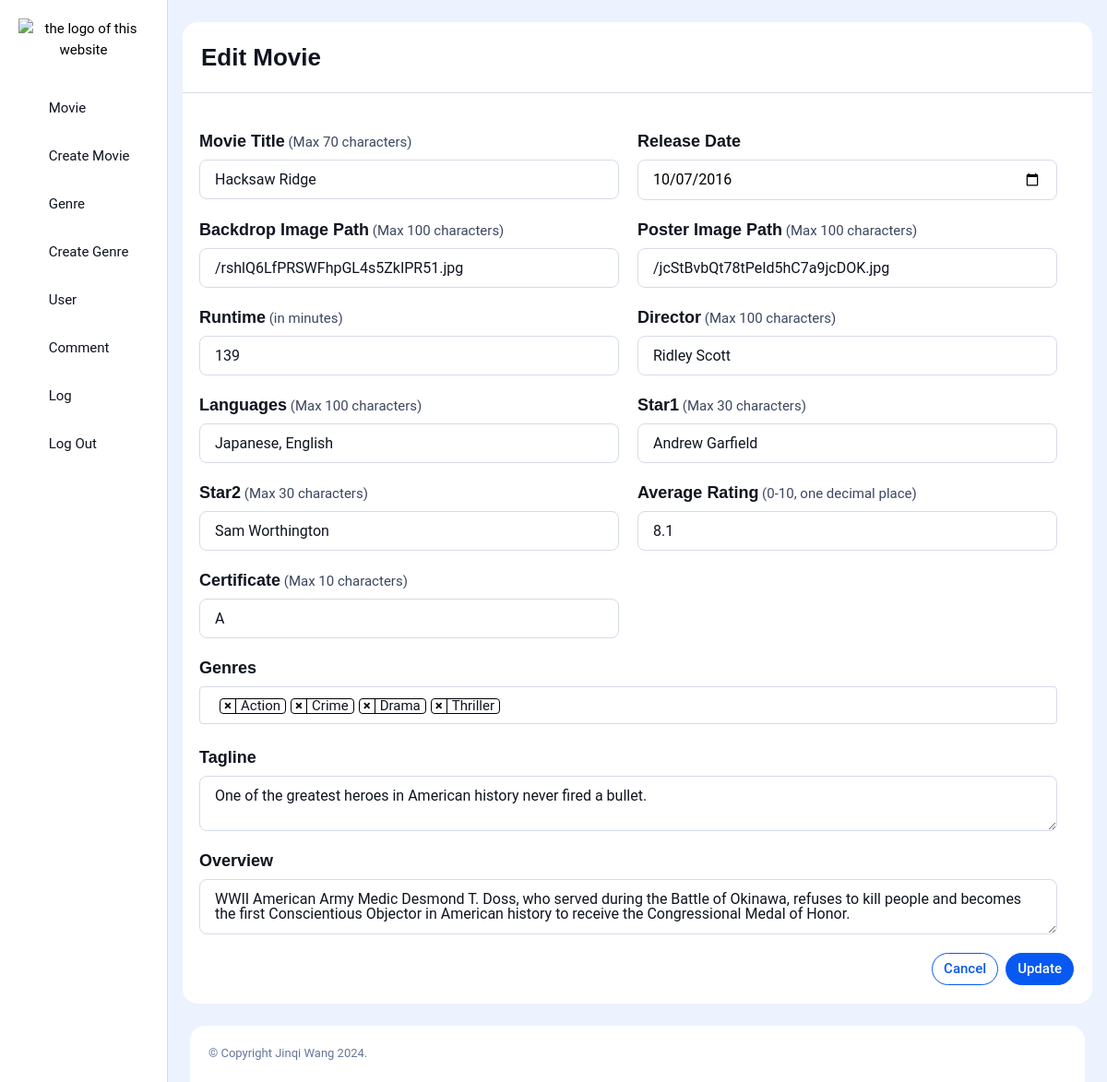
Page /edit/3 (signed in) on the committed database.
### app/models.py (models this page shows)
class Movie(db.Model):
    id = db.Column(db.Integer, autoincrement=True, primary_key=True)
    movie_title = db.Column(db.String(70), nullable=False)
    release_date = db.Column(db.Date, nullable=False)
    runtime = db.Column(db.Integer, nullable=False)
    overview = db.Column(db.Text, nullable=False)
    tagline = db.Column(db.Text, nullable=False)
    backdrop_path = db.Column(db.String(100), nullable=False)
    poster_path = db.Column(db.String(100), nullable=False)
    spoken_languages = db.Column(db.String(100), nullable=False)
    director = db.Column(db.String(100), nullable=False)
    average_rating = db.Column(db.Float, nullable=False)
    certificate = db.Column(db.String(10), nullable=False)
    star1 = db.Column(db.String(30), nullable=False)
    star2 = db.Column(db.String(30), nullable=False)
    genres = db.relationship('Genre', secondary=movie_genre,
                             backref='belong_genre')

### app/views.py (the view, shortened to what this page needs)
@app.route('/edit/<int:movie_id>', methods=['GET', 'POST'])
def edit(movie_id):
    userid = session.get('userid')
    if userid is None:
        return redirect(url_for('login'))
    role = session.get('role')
    if (role == 'user'):
        return redirect(url_for('index'))
    app.logger.info("The movie edit page is requested")
    try:
        user_id = session.get('userid')
        movie = Movie.query.filter_by(id=movie_id).first()
        form = CreateMovieForm(obj=movie)
        form.genres.data = [genre.name for genre in movie.genres]
        movie_data = {
            'movie_title': movie.movie_title,
            'release_date': movie.release_date,
            'runtime': movie.runtime,
            'overview': movie.overview,
            'tagline': movie.tagline,
            'backdrop_path': movie.backdrop_path,
            'poster_path': movie.poster_path,
            'spoken_languages': movie.spoken_languages,
            'director': movie.director,
            'average_rating': movie.average_rating,
            'certificate': movie.certificate,
            'star1': movie.star1,
            'star2': movie.star2
        }
        return render_template('editMovie.html',
                               title='Edit Assessment',
                               form=form)
    except Exception as e:
        app.logger.error(f"An error appears when loading the movie edit page：{str(e)}")

### app/templates/editMovie.html (shortened to what this page needs)
<!DOCTYPE html>
<html lang="en">
<head>
    <link rel="stylesheet" href="../static/css/bootstrap.min.css">
    <link href="../static/css/select2.min.css" rel="stylesheet" />
    <link rel="stylesheet" href="../static/css2/main.css">
    <link rel="stylesheet" href="../static/phosphor-icons/Fonts/regular/style.css">
</head>
<body>
<aside class="sidebar">
    <div class="sidebar__logo text-center p-20 position-sticky inset-block-start-0 bg-white w-100 z-1 pb-10">
        <img src="../static/img/logo.png" alt="the logo of this website">
    </div>
    <div class="sidebar-menu-wrapper overflow-y-auto scroll-sm">
        <div class="p-10 pt-10">
            <ul class="sidebar-menu">
                <li class="sidebar-menu__item">
                    <li class="sidebar-menu__item">
                    <a href="/manageMovie" class="sidebar-menu__link">
                        <span class="icon"><i class="ph ph-clipboard-text"></i></span>
                        <span class="text">Movie</span>
                    </a>
                </li>
                <li class="sidebar-menu__item">
                    <a href="/createMovie" class="sidebar-menu__link">
                        <span class="icon"><i class="ph ph-bookmarks"></i></span>
                        <span class="text">Create Movie</span>
                    </a>
                </li>
                <li class="sidebar-menu__item">
                    <a href="/manageGenre" class="sidebar-menu__link">
                        <span class="icon"><i class="ph ph-list-bullets"></i></span>
                        <span class="text">Genre</span>
                    </a>
                </li>
                <li class="sidebar-menu__item">
                    <a href="/create_genre" class="sidebar-menu__link">
                        <span class="icon"><i class="ph ph-list-plus"></i></span>
                        <span class="text">Create Genre</span>
                    </a>
                </li>
                <li class="sidebar-menu__item">
                    <a href="/manageUser" class="sidebar-menu__link">
                        <span class="icon"><i class="ph ph-user-list"></i></span>
                        <span class="text">User</span>
                    </a>
                </li>
                <li class="sidebar-menu__item">
                    <a href="/manage_comment" class="sidebar-menu__link">
                        <span class="icon"><i class="ph ph-file-text"></i></span>
                        <span class="text">Comment</span>
                    </a>
                </li>
                <li class="sidebar-menu__item">
                    <a href="/userLog" class="sidebar-menu__link">
                        <span class="icon"><i class="ph ph-user"></i></span>
                        <span class="text">Log</span>
                    </a>
                </li>
                <li class="sidebar-menu__item">
                    <a href="/logout" class="sidebar-menu__link">
                        <span class="icon"><i class="ph ph-sign-out"></i></span>
                        <span class="text">Log out</span>
                    </a>
                </li>
            </ul>
        </div>
    </div>
</aside>
<div class="dashboard-main-wrapper">
    <div class="dashboard-body">
        <div class="card">
            <div class="card-header border-bottom border-gray-100 flex-align gap-8">
                <h1 class="h3 mb-0">Edit Movie</h1>
            </div>
            <div class="card-body">
                <form action="#" method="post" name="createMovie">
                    <div class="row gy-20">
                        <div class="row g-20">
                            <div class="col-sm-6">
                                <span for="{{ form.movie_title.id }}" class="h5 mb-8 fw-semibold font-heading">{{ form.movie_title.label }}</span>
                                <span class="text-gray-400">(Max 70 characters)</span>
                                <div class="position-relative">
                                    {{ form.movie_title(class="placeholder-15 form-control py-11 pe-16",
                                           placeholder="The title of the movie", required=False)}}
                                </div>
                            </div>
                            <div class="col-sm-6">
                                <span for="{{ form.release_date.id }}" class="h5 mb-8 fw-semibold font-heading">{{ form.release_date.label }}</span>
                                <div class="position-relative">
                                    {{ form.release_date(class="form-control py-11 pe-16",required=True)}}
                                </div>
                            </div>
                            <div class="col-sm-6">
                                <span for="{{ form.backdrop_path.id }}" class="h5 mb-8 fw-semibold font-heading">{{ form.backdrop_path.label }}</span>
                                <span class="text-gray-400">(Max 100 characters)</span>
                                <div class="position-relative">
                                    {{ form.backdrop_path(class="placeholder-15 form-control py-11 pe-16",
                                             placeholder="The backdrop path of the movie",required=False)}}
                                </div>
                            </div>
                            <div class="col-sm-6">
                                <span for="{{ form.poster_path.id }}" class="h5 mb-8 fw-semibold font-heading">{{ form.poster_path.label }}</span>
                                <span class="text-gray-400">(Max 100 characters)</span>
                                <div class="position-relative">
                                    {{ form.poster_path(class="placeholder-15 form-control py-11 pe-16",
                                             placeholder="The poster path of the movie",required=False)}}
                                </div>
                            </div>
                            <div class="col-sm-6">
                                <span for="{{ form.runtime.id }}" class="h5 mb-8 fw-semibold font-heading">{{ form.runtime.label }}</span>
                                <span class="text-gray-400">(in minutes)</span>
                                <div class="position-relative">
                                    {{ form.runtime(class="placeholder-15 form-control py-11 pe-16",
                                             placeholder="The module code of the movie",required=False)}}
                                </div>
                            </div>
                            <div class="col-sm-6">
                                <span for="{{ form.director.id }}" class="h5 mb-8 fw-semibold font-heading">{{ form.director.label }}</span>
                                <span class="text-gray-400">(Max 100 characters)</span>
                                <div class="position-relative">
                                    {{ form.director(class="placeholder-15 form-control py-11 pe-16",
                                             placeholder="The director of the movie",required=False)}}
                                </div>
                            </div>
                            <div class="col-sm-6">
                                <span for="{{ form.spoken_languages.id }}" class="h5 mb-8 fw-semibold font-heading">{{ form.spoken_languages.label }}</span>
                                <span class="text-gray-400">(Max 100 characters)</span>
                                <div class="position-relative">
                                    {{ form.spoken_languages(class="placeholder-15 form-control py-11 pe-16",
                                             placeholder="The languages of the movie",required=False)}}
                                </div>
                            </div>
                            <div class="col-sm-6">
                                <span for="{{ form.star1.id }}" class="h5 mb-8 fw-semibold font-heading">{{ form.star1.label }}</span>
                                <span class="text-gray-400">(Max 30 characters)</span>
                                <div class="position-relative">
                                    {{ form.star1(class="placeholder-15 form-control py-11 pe-16",
                                             placeholder="The first star in the movie",required=False)}}
                                </div>
                            </div>
                            <div class="col-sm-6">
                                <span for="{{ form.star2.id }}" class="h5 mb-8 fw-semibold font-heading">{{ form.star2.label }}</span>
                                <span class="text-gray-400">(Max 30 characters)</span>
                                <div class="position-relative">
                                    {{ form.star2(class="placeholder-15 form-control py-11 pe-16",
                                             placeholder="The second start in the movie",required=False)}}
                                </div>
                            </div>
                            <div class="col-sm-6">
                                <span for="{{ form.average_rating.id }}" class="h5 mb-8 fw-semibold font-heading">{{ form.average_rating.label }}</span>
                                <span class="text-gray-400">(0-10, one decimal place)</span>
                                <div class="position-relative">
                                    {{ form.average_rating(class="placeholder-15 form-control py-11 pe-16",
                                             placeholder="The average rating of the movie",required=False)}}
                                </div>
                            </div>
                            <div class="col-sm-6">
                                <span for="{{ form.certificate.id }}" class="h5 mb-8 fw-semibold font-heading">{{ form.certificate.label }}</span>
                                <span class="text-gray-400">(Max 10 characters)</span>
                                <div class="position-relative">
                                    {{ form.certificate(class="placeholder-15 form-control py-11 pe-16",
                                             placeholder="The average rating of the movie",required=False)}}
                                </div>
                            </div>
                            <div class="col-sm-12">
                                <span for="{{ form.genres.id }}" class="h5 mb-8 fw-semibold font-heading">{{ form.genres.label }}</span>
                                <div class="position-relative">
                                </div>
                            </div>
                            <div class="col-sm-12">
                                <span for="{{ form.tagline.id }}" class="h5 mb-8 fw-semibold font-heading">{{ form.tagline.label }}</span>
                                <div class="position-relative">
                                    {{ form.tagline(class="text-counter placeholder-15 form-control pe-16",
                                           placeholder="The tagline of the movie", required=False) }}
                                </div>
                            </div>
                            <div class="col-sm-12">
                                <span for="{{ form.overview.id }}" class="h5 mb-8 fw-semibold font-heading">{{ form.overview.label }}</span>
                                <div class="position-relative">
                                    {{ form.overview(class="text-counter placeholder-15 form-control pe-16",
                                           placeholder="The overview of the movie", required=False) }}
                                </div>
                            </div>
                        </div>
                        <div class="flex-align justify-content-end gap-8">
                            <a href="" class="btn btn-outline-main rounded-pill py-9">Cancel</a>
                            <input type="submit" class="btn btn-main rounded-pill py-9" value="Update">
                        </div>
                    </div>
                </form>
            </div>
        </div>
    </div>
    <div class="dashboard-footer">
        <div class="flex-between flex-wrap gap-16">
            <p class="text-gray-300 text-13 fw-normal"> &copy; Copyright Jinqi Wang 2024.</p>
        </div>
    </div>
</div>
</body>
</html>

### rows in the picture
Movie: movie_title "Hacksaw Ridge", release_date "10/07/2016", backdrop_path "/rshlQ6LfPRSWFhpGL4s5ZkIPR51.jpg", poster_path "/jcStBvbQt78tPeId5hC7a9jcDOK.jpg", runtime "139", director "Ridley Scott", spoken_languages "Japanese, English", star1 "Andrew Garfield", star2 "Sam Worthington", average_rating "8.1", certificate "A", tagline "One of the greatest heroes in American history never fired a bullet.", overview "WWII American Army Medic Desmond T. Doss, who served during the Battle of Okinawa, refuses to kill people and becomes the first Conscientious Objector in American history to receive the Congressional Medal of Honor."
